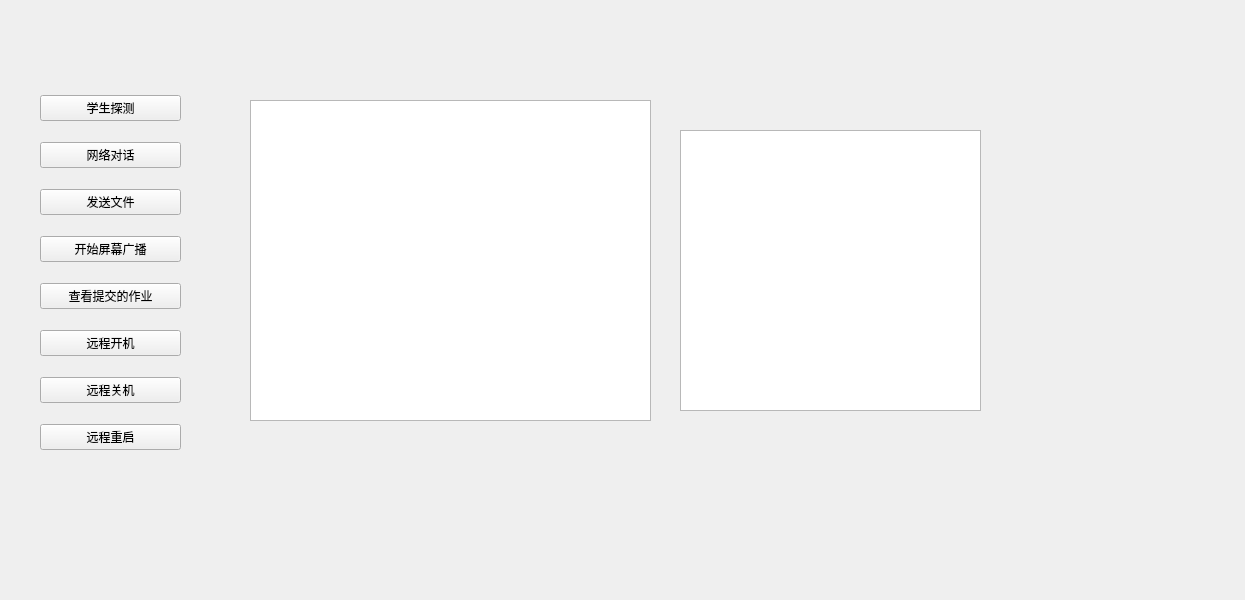
<?xml version="1.0" encoding="UTF-8"?>
<ui version="4.0">
 <class>Widget</class>
 <widget class="QWidget" name="Widget">
  <property name="geometry">
   <rect>
    <x>0</x>
    <y>0</y>
    <width>1245</width>
    <height>600</height>
   </rect>
  </property>
  <property name="windowTitle">
   <string>教师端</string>
  </property>
  <widget class="QTableWidget" name="tableWidget">
   <property name="geometry">
    <rect>
     <x>250</x>
     <y>100</y>
     <width>401</width>
     <height>321</height>
    </rect>
   </property>
  </widget>
  <widget class="QListWidget" name="studentListWidget">
   <property name="geometry">
    <rect>
     <x>680</x>
     <y>130</y>
     <width>301</width>
     <height>281</height>
    </rect>
   </property>
   <property name="defaultDropAction">
    <enum>Qt::MoveAction</enum>
   </property>
   <property name="selectionMode">
    <enum>QAbstractItemView::ExtendedSelection</enum>
   </property>
   <property name="viewMode">
    <enum>QListView::IconMode</enum>
   </property>
  </widget>
  <widget class="QWidget" name="layoutWidget">
   <property name="geometry">
    <rect>
     <x>40</x>
     <y>80</y>
     <width>141</width>
     <height>391</height>
    </rect>
   </property>
   <layout class="QVBoxLayout" name="verticalLayout">
    <item>
     <widget class="QPushButton" name="pushButton_4">
      <property name="text">
       <string>学生探测</string>
      </property>
     </widget>
    </item>
    <item>
     <widget class="QPushButton" name="pushButton_5">
      <property name="text">
       <string>网络对话</string>
      </property>
     </widget>
    </item>
    <item>
     <widget class="QPushButton" name="tcpSendBtn">
      <property name="text">
       <string>发送文件</string>
      </property>
     </widget>
    </item>
    <item>
     <widget class="QPushButton" name="screenShareBtn">
      <property name="text">
       <string>开始屏幕广播</string>
      </property>
     </widget>
    </item>
    <item>
     <widget class="QPushButton" name="openFileRcvDirBtn">
      <property name="text">
       <string>查看提交的作业</string>
      </property>
     </widget>
    </item>
    <item>
     <widget class="QPushButton" name="remoteWakeBtn">
      <property name="text">
       <string>远程开机</string>
      </property>
     </widget>
    </item>
    <item>
     <widget class="QPushButton" name="pushButton_3">
      <property name="text">
       <string>远程关机</string>
      </property>
     </widget>
    </item>
    <item>
     <widget class="QPushButton" name="remoteRestartBtn">
      <property name="text">
       <string>远程重启</string>
      </property>
     </widget>
    </item>
   </layout>
  </widget>
 </widget>
 <resources/>
 <connections/>
</ui>
